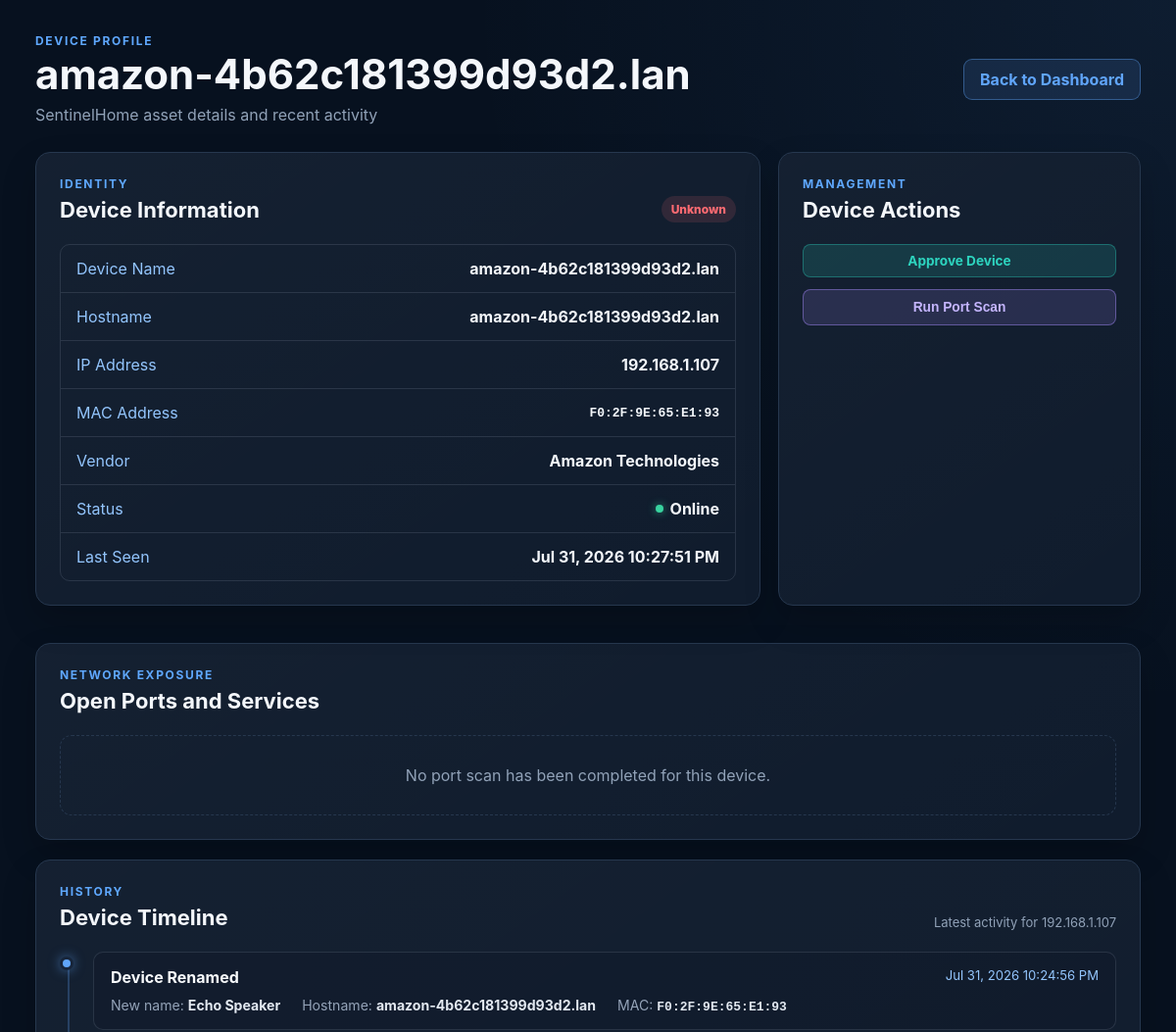
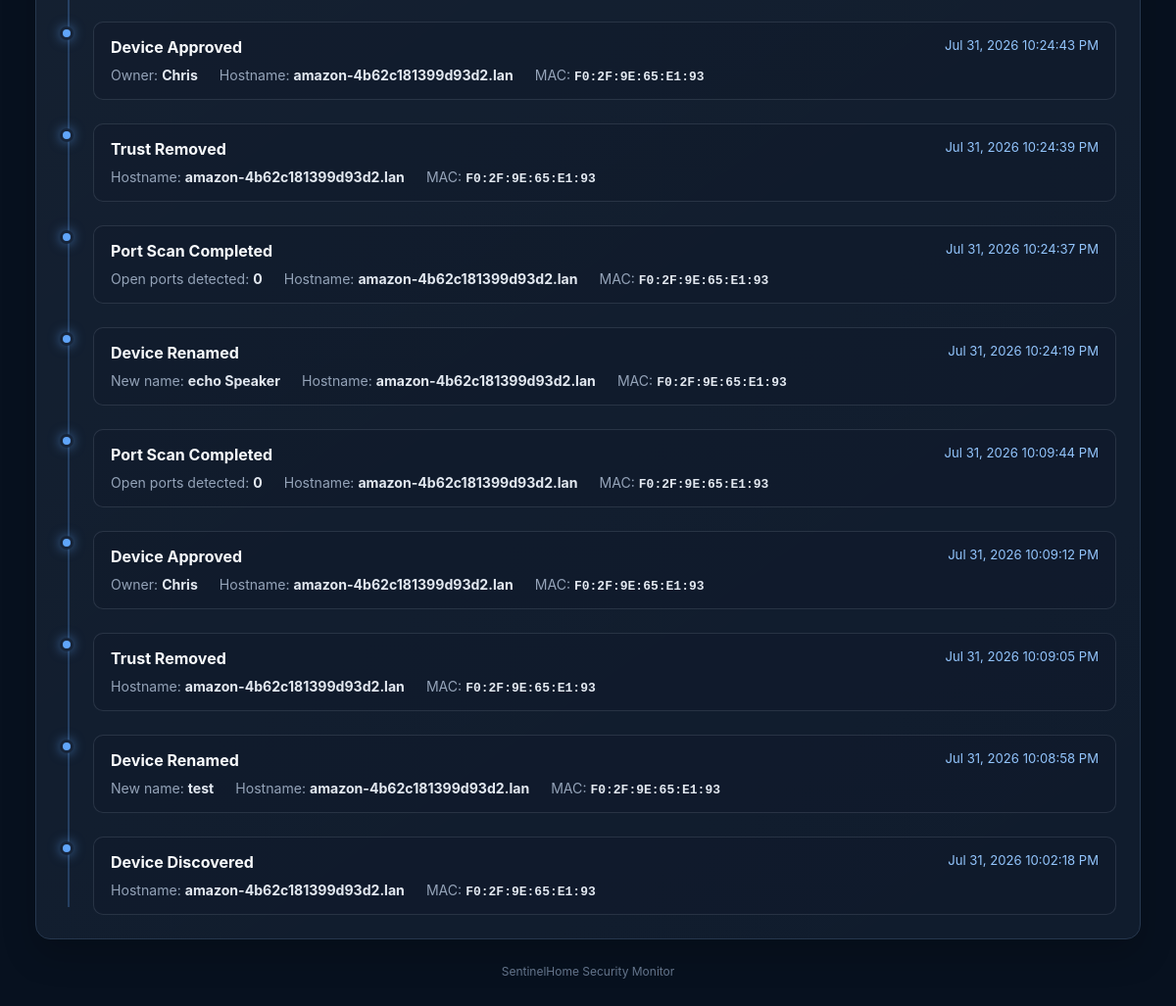
Screenshot of /device/192.168.1.107 with the database file from the repository (2 pictures, top to bottom).
### tables this page shows
CREATE TABLE devices (
                device_key TEXT PRIMARY KEY,
                name TEXT NOT NULL,
                hostname TEXT NOT NULL,
                ip_address TEXT NOT NULL,
                mac_address TEXT NOT NULL,
                vendor TEXT NOT NULL,
                owner TEXT NOT NULL DEFAULT 'Unknown',
                trusted INTEGER NOT NULL DEFAULT 0,
                status TEXT NOT NULL DEFAULT 'Unknown',
                first_seen TEXT NOT NULL,
                last_seen TEXT NOT NULL
            );

### dashboard.py (the view)
@app.route("/device/<path:ip_address>")
def device_details(ip_address):
    dashboard_data = build_dashboard_data()
    selected_device = next(
        (
            device
            for device in dashboard_data["live_inventory"]
            if device["ip"] == ip_address
        ),
        None,
    )
    if selected_device is None:
        abort(404)
    device_key = find_device_key(
        DATABASE_FILE,
        mac_address=selected_device["mac"],
        ip_address=ip_address,
    )
    if device_key:
        related_events = get_device_timeline(
            DATABASE_FILE,
            device_key,
        )
    else:
        related_events = []
    saved_scans = load_port_scan_results(
        PORT_SCAN_FILE
    )
    port_scan = saved_scans.get(ip_address)
    return render_template(
        "device_details.html",
        device=selected_device,
        related_events=related_events,
        port_scan=port_scan,
    )

### modules/dashboard_data.py (called while the page is built, shortened)
def load_json_file(
    file_path: Path,
    default: Any,
) -> Any:
    if not file_path.exists():
        return default
    try:
        return json.loads(file_path.read_text(encoding="utf-8"))
    except (json.JSONDecodeError, OSError):
        return default

def load_trusted_devices() -> dict[str, dict[str, str]]:
    data = load_json_file(TRUSTED_DEVICES_FILE, {})
    if not isinstance(data, dict):
        return {}
    return data

def load_live_inventory() -> list[dict[str, Any]]:
    data = load_json_file(LIVE_INVENTORY_FILE, [])
    if not isinstance(data, list):
        return []
    return data

def load_events() -> list[dict[str, Any]]:
    if not EVENT_LOG_FILE.exists():
        return []

def format_timestamp(timestamp: str) -> str:
    if not timestamp:
        return "No activity"
    try:
        parsed_time = datetime.fromisoformat(timestamp)
        return parsed_time.strftime("%b %d, %Y %I:%M:%S %p")
    except ValueError:
        return timestamp

def prepare_recent_events(
    events: list[dict[str, Any]],
    limit: int = 10,
) -> list[dict[str, str]]:
    prepared_events: list[dict[str, str]] = []
    return prepared_events

### modules/database.py (called while the page is built, shortened)
def get_connection(database_file: Path) -> sqlite3.Connection:
    database_file.parent.mkdir(
        parents=True,
        exist_ok=True,
    )
    connection = sqlite3.connect(database_file)
    connection.row_factory = sqlite3.Row
    connection.execute("PRAGMA foreign_keys = ON")
    return connection

def find_device_key(
    database_file: Path,
    *,
    mac_address: str | None = None,
    ip_address: str | None = None,
) -> str | None:
    normalized_mac = (
        mac_address.strip().upper()
        if mac_address
        else None
    )
    with get_connection(database_file) as connection:
        if normalized_mac and normalized_mac != "UNKNOWN":
            row = connection.execute(
                """
                SELECT device_key
                FROM devices
                WHERE mac_address = ?
                """,
                (normalized_mac,),
            ).fetchone()
            if row:
                return str(row["device_key"])
    return None

### modules/port_scanner.py (called while the page is built, shortened)
def load_port_scan_results(
    file_path: Path,
) -> dict[str, dict[str, Any]]:
    if not file_path.exists():
        return {}

### templates/device_details.html (shortened to what this page needs)
<!DOCTYPE html>
<html lang="en">
<head>
    <link
        rel="stylesheet"
        href="{{ url_for('static', filename='style.css') }}"
    >
</head>
<body>
    <main class="dashboard-shell">
        <header class="top-bar">
            <div>
                <p class="eyebrow">DEVICE PROFILE</p>
                <h1>{{ device.name }}</h1>
                <p class="subtitle">
                    SentinelHome asset details and recent activity
                </p>
            </div>
            <a
                href="{{ url_for('home') }}"
                class="back-button"
            >
                Back to Dashboard
            </a>
        </header>
        <section class="device-profile-grid">
            <article class="panel device-profile-card">
                <div class="panel-heading">
                    <div>
                        <p class="panel-eyebrow">IDENTITY</p>
                        <h2>Device Information</h2>
                    </div>
                    {% if device.trusted %}
                    <span class="trust-badge trusted-badge">
                        Trusted
                    </span>
                    {% else %}
                    <span class="trust-badge unknown-badge">
                        Unknown
                    </span>
                    {% endif %}
                </div>
                <div class="device-detail-list">
                    <div class="device-detail-row">
                        <span>Device Name</span>
                        <strong>{{ device.name }}</strong>
                    </div>
                    <div class="device-detail-row">
                        <span>Hostname</span>
                        <strong>{{ device.hostname }}</strong>
                    </div>
                    <div class="device-detail-row">
                        <span>IP Address</span>
                        <strong>{{ device.ip }}</strong>
                    </div>
                    <div class="device-detail-row">
                        <span>MAC Address</span>
                        <strong class="monospace">
                            {{ device.mac }}
                        </strong>
                    </div>
                    <div class="device-detail-row">
                        <span>Vendor</span>
                        <strong>{{ device.vendor }}</strong>
                    </div>
                    <div class="device-detail-row">
                        <span>Status</span>
                        <strong class="online-status">
                            <span class="online-dot"></span>
                            {{ device.status }}
                        </strong>
                    </div>
                    <div class="device-detail-row">
                        <span>Last Seen</span>
                        <strong>{{ device.last_seen }}</strong>
                    </div>
                </div>
            </article>
            <article class="panel device-actions-card">
                <div class="panel-heading">
                    <div>
                        <p class="panel-eyebrow">MANAGEMENT</p>
                        <h2>Device Actions</h2>
                    </div>
                </div>
                {% if device.trusted %}
                <form
                    action="{{ url_for('rename', mac=device.mac) }}"
                    method="post"
                    class="details-rename-form"
                >
                    <label for="new_name">
                        Rename Device
                    </label>
                    <input
                        id="new_name"
                        type="text"
                        name="new_name"
                        value="{{ device.name }}"
                        class="details-input"
                        required
                    >
                    <button
                        type="submit"
                        class="rename-button details-action-button"
                    >
                        Save New Name
                    </button>
                </form>
                <a
                    href="{{ url_for('remove', mac=device.mac) }}"
                    class="remove-button details-action-button"
                >
                    Remove from Trusted Devices
                </a>
                {% else %}
                    {% if device.mac != "UNKNOWN" %}
                    <a
                        href="{{ url_for('approve', mac=device.mac) }}"
                        class="approve-button details-action-button"
                    >
                        Approve Device
                    </a>
                    {% else %}
                    <div class="action-warning">
                        This device cannot be approved yet because
                        SentinelHome has not identified a MAC address.
                    </div>
                    {% endif %}
                {% endif %}
                <form
                    action="{{ url_for('scan_ports', ip_address=device.ip) }}"
                    method="post"
                >
                    <button
                        type="submit"
                        class="scan-button details-action-button"
                    >
                        Run Port Scan
                    </button>
                </form>
            </article>
        </section>
        <section class="panel">
            <div class="panel-heading">
                <div>
                    <p class="panel-eyebrow">NETWORK EXPOSURE</p>
                    <h2>Open Ports and Services</h2>
                </div>
            </div>
            {% if port_scan %}
                {% if port_scan.open_ports %}
                <div class="table-wrapper">
                    <table>
                        <thead>
                            <tr>
                                <th>Port</th>
                                <th>Protocol</th>
                                <th>Service</th>
                                <th>Product</th>
                                <th>Version</th>
                            </tr>
                        </thead>
                        <tbody>
                            {% for port in port_scan.open_ports %}
                            <tr>
                                <td>
                                    <span class="port-badge">
                                        {{ port.port }}
                                    </span>
                                </td>
                                <td>{{ port.protocol }}</td>
                                <td>{{ port.service }}</td>
                                <td>{{ port.product }}</td>
                                <td>{{ port.version }}</td>
                            </tr>
                            {% endfor %}
                        </tbody>
                    </table>
                </div>
                {% else %}
                <div class="healthy-state">
                    <div class="healthy-icon">✓</div>
                    <div>
                        <p class="healthy-title">
                            No common TCP ports were found open
                        </p>
                        <p>
                            The device responded, but none of the configured
                            common ports were detected as open.
                        </p>
                    </div>
                </div>
                {% endif %}
            {% else %}
            <div class="empty-state">
                No port scan has been completed for this device.
            </div>
            {% endif %}
     </section>
        <section class="panel">
            <div class="panel-heading">
                <div>
                    <p class="panel-eyebrow">HISTORY</p>
                    <h2>Device Timeline</h2>
                </div>
                <p class="panel-note">
                    Latest activity for {{ device.ip }}
                </p>
            </div>
            {% if related_events %}
            <div class="timeline">
                {% for event in related_events %}
                <article class="timeline-item">
                    <div class="timeline-marker"></div>
                    <div class="timeline-content">
                        <div class="timeline-heading">
                            <strong>{{ event.event_type }}</strong>
                            <span>{{ event.display_time }}</span>
                        </div>
                        <div class="timeline-details">
                            {% if event.details.new_name %}
                            <p>
                                New name:
                                <strong>{{ event.details.new_name }}</strong>
                            </p>
                            {% endif %}
                            {% if event.details.owner %}
                            <p>
                                Owner:
                                <strong>{{ event.details.owner }}</strong>
                            </p>
                            {% endif %}
                            {% if event.details.open_port_count is defined %}
                            <p>
                                Open ports detected:
                                <strong>
                                    {{ event.details.open_port_count }}
                                </strong>
                            </p>
                            {% endif %}
                            <p>
                                Hostname:
                                <strong>{{ event.hostname }}</strong>
                            </p>
                            <p>
                                MAC:
                                <strong class="monospace">
                                    {{ event.mac }}
                                </strong>
                            </p>
                        </div>
                    </div>
                </article>
                {% endfor %}
            </div>
            {% else %}
            <div class="empty-state">
                No timeline activity has been recorded for this device.
            </div>
            {% endif %}
        </section>
        <footer>
            SentinelHome Security Monitor
        </footer>
    </main>
</body>
</html>

### rows the page displays
devices: name "amazon-4b62c181399d93d2.lan", hostname "amazon-4b62c181399d93d2.lan", vendor "Amazon Technologies", status "Online", event_type "Device Renamed", display_time "Jul 31, 2026 10:24:56 PM", details.new_name "Echo Speaker", mac "F0:2F:9E:65:E1:93", event_type "Device Approved", display_time "Jul 31, 2026 10:24:43 PM", details.owner "Chris", event_type "Trust Removed", display_time "Jul 31, 2026 10:24:39 PM", event_type "Port Scan Completed", display_time "Jul 31, 2026 10:24:37 PM", details.open_port_count "0", display_time "Jul 31, 2026 10:24:19 PM", details.new_name "echo Speaker", display_time "Jul 31, 2026 10:09:44 PM", display_time "Jul 31, 2026 10:09:12 PM", display_time "Jul 31, 2026 10:09:05 PM", display_time "Jul 31, 2026 10:08:58 PM", details.new_name "test", event_type "Device Discovered", display_time "Jul 31, 2026 10:02:18 PM"

### other values shown
{{ device.ip }} "192.168.1.107"
{{ device.mac }} "F0:2F:9E:65:E1:93"
{{ device.last_seen }} "Jul 31, 2026 10:27:51 PM"
